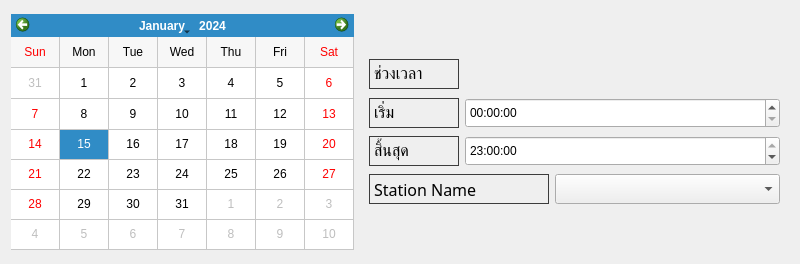
        <widget class="QWidget" name="widget_27" native="true">
         <property name="minimumSize">
          <size>
           <width>800</width>
           <height>264</height>
          </size>
         </property>
         <property name="maximumSize">
          <size>
           <width>800</width>
           <height>264</height>
          </size>
         </property>
         <layout class="QHBoxLayout" name="horizontalLayout_20">
          <item>
           <widget class="QCalendarWidget" name="calendarWidget">
            <property name="minimumSize">
             <size>
              <width>343</width>
              <height>236</height>
             </size>
            </property>
            <property name="maximumSize">
             <size>
              <width>343</width>
              <height>236</height>
             </size>
            </property>
            <property name="locale">
             <locale language="English" country="UnitedStates"/>
            </property>
            <property name="firstDayOfWeek">
             <enum>Qt::Sunday</enum>
            </property>
            <property name="gridVisible">
             <bool>true</bool>
            </property>
            <property name="horizontalHeaderFormat">
             <enum>QCalendarWidget::ShortDayNames</enum>
            </property>
            <property name="verticalHeaderFormat">
             <enum>QCalendarWidget::NoVerticalHeader</enum>
            </property>
           </widget>
          </item>
          <item>
           <widget class="QWidget" name="widget_26" native="true">
            <layout class="QVBoxLayout" name="verticalLayout_3">
             <item>
              <widget class="QWidget" name="widget_31" native="true"/>
             </item>
             <item>
              <widget class="QWidget" name="widget_20" native="true">
               <layout class="QHBoxLayout" name="horizontalLayout_15">
                <property name="leftMargin">
                 <number>0</number>
                </property>
                <property name="topMargin">
                 <number>0</number>
                </property>
                <property name="rightMargin">
                 <number>0</number>
                </property>
                <property name="bottomMargin">
                 <number>0</number>
                </property>
                <item>
                 <widget class="QLabel" name="label_82">
                  <property name="minimumSize">
                   <size>
                    <width>90</width>
                    <height>30</height>
                   </size>
                  </property>
                  <property name="maximumSize">
                   <size>
                    <width>90</width>
                    <height>30</height>
                   </size>
                  </property>
                  <property name="font">
                   <font>
                    <family>Sarabun</family>
                    <pointsize>12</pointsize>
                   </font>
                  </property>
                  <property name="styleSheet">
                   <string notr="true">border: 1px solid rgb(60,60,60);
border-radius: 0px;</string>
                  </property>
                  <property name="text">
                   <string>ช่วงเวลา</string>
                  </property>
                 </widget>
                </item>
                <item>
                 <widget class="QWidget" name="widget_21" native="true">
                  <property name="minimumSize">
                   <size>
                    <width>0</width>
                    <height>30</height>
                   </size>
                  </property>
                  <property name="maximumSize">
                   <size>
                    <width>16777215</width>
                    <height>30</height>
                   </size>
                  </property>
                 </widget>
                </item>
               </layout>
              </widget>
             </item>
             <item>
              <widget class="QWidget" name="widget_22" native="true">
               <layout class="QHBoxLayout" name="horizontalLayout_16">
                <property name="leftMargin">
                 <number>0</number>
                </property>
                <property name="topMargin">
                 <number>0</number>
                </property>
                <property name="rightMargin">
                 <number>0</number>
                </property>
                <property name="bottomMargin">
                 <number>0</number>
                </property>
                <item>
                 <widget class="QLabel" name="label_83">
                  <property name="minimumSize">
                   <size>
                    <width>90</width>
                    <height>30</height>
                   </size>
                  </property>
                  <property name="maximumSize">
                   <size>
                    <width>90</width>
                    <height>30</height>
                   </size>
                  </property>
                  <property name="font">
                   <font>
                    <family>Sarabun</family>
                    <pointsize>12</pointsize>
                   </font>
                  </property>
                  <property name="styleSheet">
                   <string notr="true">border: 1px solid rgb(60,60,60);
border-radius: 0px;</string>
                  </property>
                  <property name="text">
                   <string>เริ่ม</string>
                  </property>
                 </widget>
                </item>
                <item>
                 <widget class="QTimeEdit" name="timeEdit">
                  <property name="minimumSize">
                   <size>
                    <width>0</width>
                    <height>30</height>
                   </size>
                  </property>
                  <property name="maximumSize">
                   <size>
                    <width>16777215</width>
                    <height>30</height>
                   </size>
                  </property>
                  <property name="locale">
                   <locale language="Armenian" country="Armenia"/>
                  </property>
                 </widget>
                </item>
               </layout>
              </widget>
             </item>
             <item>
              <widget class="QWidget" name="widget_23" native="true">
               <layout class="QHBoxLayout" name="horizontalLayout_17">
                <property name="leftMargin">
                 <number>0</number>
                </property>
                <property name="topMargin">
                 <number>0</number>
                </property>
                <property name="rightMargin">
                 <number>0</number>
                </property>
                <property name="bottomMargin">
                 <number>0</number>
                </property>
                <item>
                 <widget class="QLabel" name="label_84">
                  <property name="minimumSize">
                   <size>
                    <width>90</width>
                    <height>30</height>
                   </size>
                  </property>
                  <property name="maximumSize">
                   <size>
                    <width>90</width>
                    <height>30</height>
                   </size>
                  </property>
                  <property name="font">
                   <font>
                    <family>Sarabun</family>
                    <pointsize>12</pointsize>
                   </font>
                  </property>
                  <property name="styleSheet">
                   <string notr="true">border: 1px solid rgb(60,60,60);
border-radius: 0px;</string>
                  </property>
                  <property name="text">
                   <string>สิ้นสุด</string>
                  </property>
                 </widget>
                </item>
                <item>
                 <widget class="QTimeEdit" name="timeEdit_2">
                  <property name="minimumSize">
                   <size>
                    <width>0</width>
                    <height>30</height>
                   </size>
                  </property>
                  <property name="maximumSize">
                   <size>
                    <width>16777215</width>
                    <height>30</height>
                   </size>
                  </property>
                  <property name="locale">
                   <locale language="Armenian" country="Armenia"/>
                  </property>
                  <property name="time">
                   <time>
                    <hour>23</hour>
                    <minute>0</minute>
                    <second>0</second>
                   </time>
                  </property>
                 </widget>
                </item>
               </layout>
              </widget>
             </item>
             <item>
              <widget class="QWidget" name="widget_24" native="true">
               <layout class="QHBoxLayout" name="horizontalLayout_18">
                <property name="leftMargin">
                 <number>0</number>
                </property>
                <property name="topMargin">
                 <number>0</number>
                </property>
                <property name="rightMargin">
                 <number>0</number>
                </property>
                <property name="bottomMargin">
                 <number>0</number>
                </property>
                <item>
                 <widget class="QLabel" name="label_72">
                  <property name="minimumSize">
                   <size>
                    <width>180</width>
                    <height>30</height>
                   </size>
                  </property>
                  <property name="maximumSize">
                   <size>
                    <width>180</width>
                    <height>30</height>
                   </size>
                  </property>
                  <property name="font">
                   <font>
                    <family>Sarabun</family>
                    <pointsize>12</pointsize>
                   </font>
                  </property>
                  <property name="styleSheet">
                   <string notr="true">border: 1px solid rgb(60,60,60);
border-radius: 0px;</string>
                  </property>
                  <property name="text">
                   <string>Station Name</string>
                  </property>
                 </widget>
                </item>
                <item>
                 <widget class="QComboBox" name="SheetBox_15">
                  <property name="minimumSize">
                   <size>
                    <width>0</width>
                    <height>30</height>
                   </size>
                  </property>
                  <property name="maximumSize">
                   <size>
                    <width>16777215</width>
                    <height>30</height>
                   </size>
                  </property>
                  <property name="styleSheet">
                   <string notr="true">background:none;</string>
                  </property>
                 </widget>
                </item>
               </layout>
              </widget>
             </item>
             <item>
              <widget class="QWidget" name="widget_25" native="true">
               <layout class="QHBoxLayout" name="horizontalLayout_19">
                <property name="leftMargin">
                 <number>0</number>
                </property>
                <property name="topMargin">
                 <number>0</number>
                </property>
                <property name="rightMargin">
                 <number>0</number>
                </property>
                <property name="bottomMargin">
                 <number>0</number>
                </property>
               </layout>
              </widget>
             </item>
            </layout>
           </widget>
          </item>
         </layout>
        </widget>
